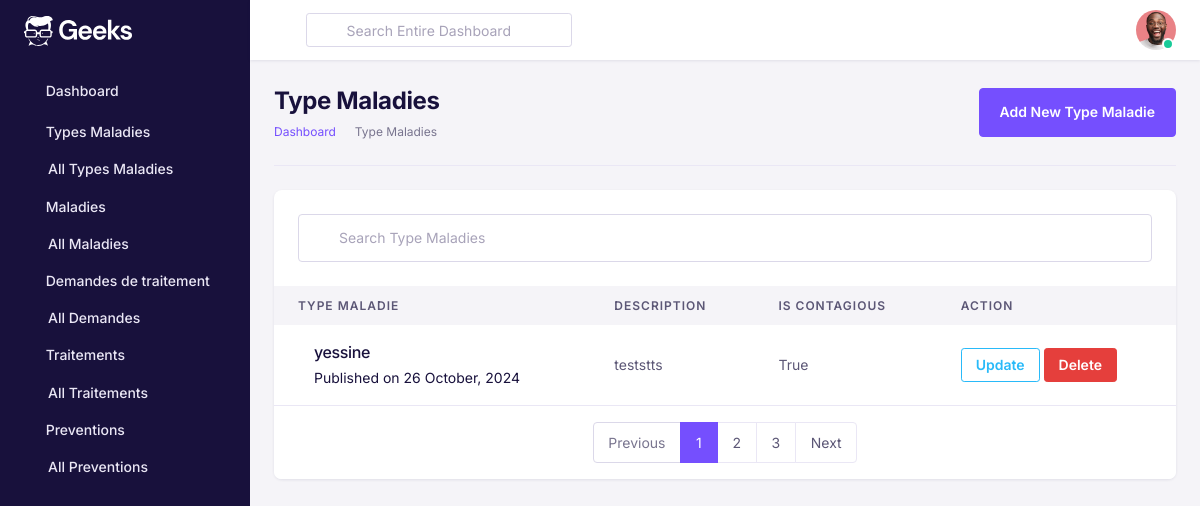
/typemaladies/ (signed in), run on an earlier commit of the app's database.
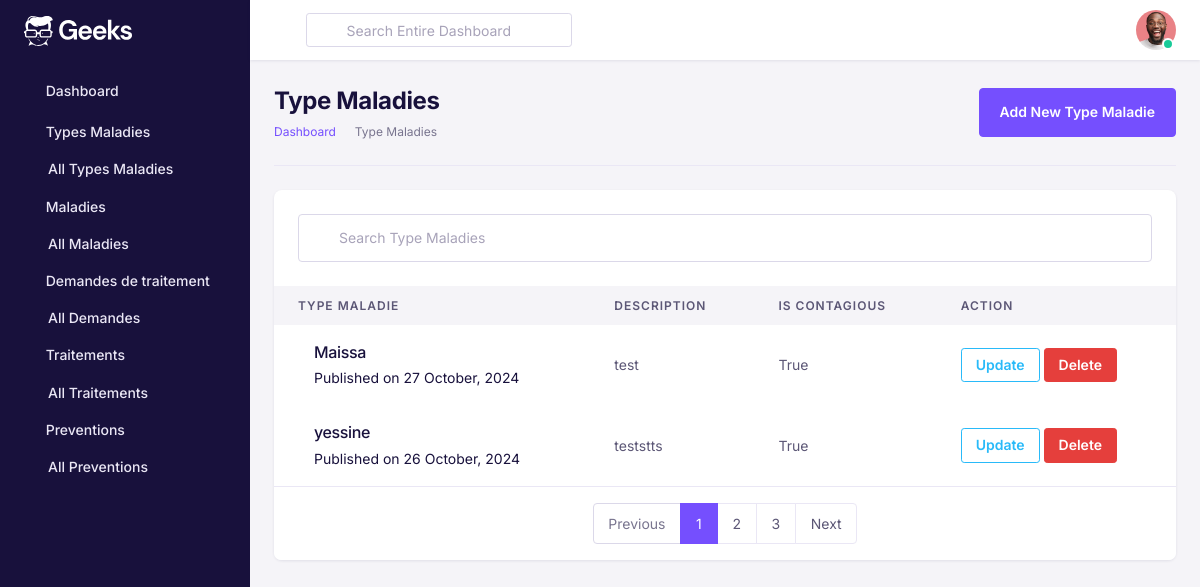
And on a later commit of the database.
### TypeMaladie/models.py (models this page shows, shortened)
class TypeMaladie(models.Model):
    nom = models.CharField(max_length=200, unique=True, verbose_name="Nom de la type de maladie")
    description = models.TextField(verbose_name="Description de la type de maladie")
    image = models.ImageField(upload_to='typemaladies/', verbose_name="Image de la type de maladie", null=True, blank=True)
    is_contagious = models.BooleanField(default=True)
    date_publication = models.DateTimeField(auto_now_add=True, verbose_name="Date de publication")
    owner = models.ForeignKey(settings.AUTH_USER_MODEL, on_delete=models.CASCADE, related_name='typemaladies', null=True)
    class Meta:
        verbose_name = "TypeMaladie"
        verbose_name_plural = "TypeMaladie"
        ordering = ['-date_publication']

### UserApp/decorators.py (the view)
        def _wrapped_view(request, *args, **kwargs):
            if request.user.is_authenticated and request.user.role == role:
                return view_func(request, *args, **kwargs)
            else:
                raise PermissionDenied

### TypeMaladie/views.py (called while the page is built)
@login_required
@role_required("ADMIN")
def type_maladie_list(request):
    typemaladies = TypeMaladie.objects.all()
    return render(request, 'type_maladie_list.html', {'typemaladies': typemaladies})

### TypeMaladie/templates/type_maladie_list.html (shortened to what the changed rows need)
<!DOCTYPE html>
<html lang="en">
{% load static %}
<head>
    <link href="{% static 'assets/fonts/feather/feather.css' %}" rel="stylesheet" />
    <link href="{% static 'assets/libs/dragula/dist/dragula.min.css' %}" rel="stylesheet" />
    <link href="{% static 'assets/libs/@mdi/font/css/materialdesignicons.min.css' %}" rel="stylesheet" />
    <link href="{% static 'assets/libs/prismjs/themes/prism.css' %}" rel="stylesheet" />
    <link href="{% static 'assets/libs/dropzone/dist/dropzone.css' %}" rel="stylesheet" />
    <link href="{% static 'assets/libs/magnific-popup/dist/magnific-popup.css' %}" rel="stylesheet" />
    <link href="{% static 'assets/libs/bootstrap-select/dist/css/bootstrap-select.min.css' %}" rel="stylesheet">
    <link href="{% static 'assets/libs/@yaireo/tagify/dist/tagify.css' %}" rel="stylesheet">
    <link href="{% static 'assets/libs/tiny-slider/dist/tiny-slider.css' %}" rel="stylesheet">
    <link href="{% static 'assets/libs/tippy.js/dist/tippy.css' %}" rel="stylesheet">
    <link rel="stylesheet" href="{% static 'assets/css/theme.min.css' %}">
</head>
<body>
    <div id="db-wrapper">
        {% include 'sidebar.html' %}
        <div id="page-content">
            <div class="container-fluid p-4">
                <div class="row">
                    <div class="col-lg-12 col-md-12 col-12">
                        <div class="border-bottom pb-4 mb-4 d-lg-flex align-items-center justify-content-between">
                            <div class="mb-2 mb-lg-0">
                                <h1 class="mb-1 h2 font-weight-bold">Type Maladies</h1>
                            </div>
                        </div>
                    </div>
                </div>
                <div class="row">
                    <div class="col-lg-12 col-md-12 col-12">
                        <div class="card rounded-lg">
                            <div>
                                <div class="tab-content" id="tabContent">
                                    <div class="tab-pane fade show active" id="typemaladies" role="tabpanel"
                                        aria-labelledby="maladies-tab">
                                        <div class="table-responsive border-0 overflow-y-hidden">
                                            <table class="table mb-0 text-nowrap">
                                                <thead>
                                                    <tr>
                                                        <th scope="col" class="border-0 text-uppercase">Type Maladie</th>
                                                        <th scope="col" class="border-0 text-uppercase">Description</th>
                                                        <th scope="col" class="border-0 text-uppercase">is contagious</th>
                                                        <th scope="col" class="border-0 text-uppercase">Action</th>
                                                    </tr>
                                                </thead>
                                                <tbody>
                                                    {% for typemaladie in typemaladies %}
                                                    <tr>
                                                        <td class="border-top-0">
                                                            <div class="d-lg-flex align-items-center">
                                                                <div class="ml-lg-3 mt-2 mt-lg-0">
                                                                    <h4 class="mb-1 text-primary-hover">{{ typemaladie.nom }}</h4>
                                                                    <span class="text-inherit">Published on {{ typemaladie.date_publication|date:"d F, Y" }}</span>
                                                                </div>
                                                            </div>
                                                        </td>
                                                        <td class="align-middle border-top-0">{{ typemaladie.description }}
                                                        </td>
                                                        <td class="align-middle border-top-0">{{ typemaladie.is_contagious }}</td>
                                                        <td class="align-middle border-top-0">
                                                            <a href="{% url 'type_maladie_update' typemaladie.id %}" class="btn btn-outline-info btn-sm">Update</a>
                                                            <a href="{% url 'delete_type_maladie' typemaladie.id %}" class="btn btn-danger btn-sm">Delete</a>
                                                        </td>
                                                    </tr>
                                                    {% empty %}
                                                    <tr>
                                                        <td colspan="5">No Type maladies available.</td>
                                                    </tr>
                                                    {% endfor %}
                                                </tbody>
                                            </table>
                                        </div>
                                    </div>
                                </div>
                            </div>
                        </div>
                    </div>
                </div>
            </div>
        </div>
    </div>
</body>
</html>

What changed in the data, as far as the page shows it:
added TypeMaladie: nom "Maissa", date_publication "27 October, 2024", description "test", is_contagious "True"
